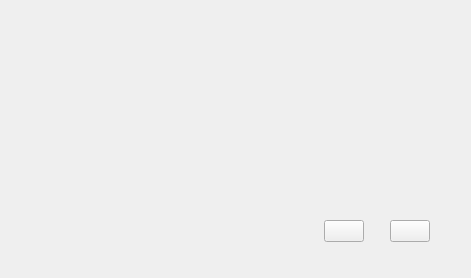
<?xml version="1.0" encoding="UTF-8"?>
<ui version="4.0">
 <class>welcome</class>
 <widget class="QWidget" name="welcome">
  <property name="enabled">
   <bool>true</bool>
  </property>
  <property name="geometry">
   <rect>
    <x>0</x>
    <y>0</y>
    <width>471</width>
    <height>278</height>
   </rect>
  </property>
  <property name="sizePolicy">
   <sizepolicy hsizetype="MinimumExpanding" vsizetype="MinimumExpanding">
    <horstretch>0</horstretch>
    <verstretch>0</verstretch>
   </sizepolicy>
  </property>
  <property name="maximumSize">
   <size>
    <width>16777215</width>
    <height>16777215</height>
   </size>
  </property>
  <property name="windowTitle">
   <string>贪吃蛇</string>
  </property>
  <property name="windowIcon">
   <iconset resource="source.qrc">
    <normaloff>:/newPrefix/img/icon.png</normaloff>:/newPrefix/img/icon.png</iconset>
  </property>
  <property name="layoutDirection">
   <enum>Qt::LeftToRight</enum>
  </property>
  <property name="autoFillBackground">
   <bool>false</bool>
  </property>
  <property name="styleSheet">
   <string notr="true">border-image: url(:/newPrefix/img/back.png);</string>
  </property>
  <property name="windowFilePath">
   <string/>
  </property>
  <layout class="QVBoxLayout" name="verticalLayout">
   <item>
    <spacer name="verticalSpacer">
     <property name="orientation">
      <enum>Qt::Vertical</enum>
     </property>
     <property name="sizeHint" stdset="0">
      <size>
       <width>20</width>
       <height>134</height>
      </size>
     </property>
    </spacer>
   </item>
   <item>
    <layout class="QHBoxLayout" name="horizontalLayout">
     <item>
      <spacer name="horizontalSpacer">
       <property name="orientation">
        <enum>Qt::Horizontal</enum>
       </property>
       <property name="sizeHint" stdset="0">
        <size>
         <width>40</width>
         <height>20</height>
        </size>
       </property>
      </spacer>
     </item>
     <item>
      <widget class="QPushButton" name="startButton">
       <property name="icon">
        <iconset resource="source.qrc">
         <normaloff>:/newPrefix/img/startbtn.png</normaloff>:/newPrefix/img/startbtn.png</iconset>
       </property>
       <property name="iconSize">
        <size>
         <width>65</width>
         <height>65</height>
        </size>
       </property>
      </widget>
     </item>
     <item>
      <spacer name="horizontalSpacer_3">
       <property name="orientation">
        <enum>Qt::Horizontal</enum>
       </property>
       <property name="sizeType">
        <enum>QSizePolicy::Minimum</enum>
       </property>
       <property name="sizeHint" stdset="0">
        <size>
         <width>20</width>
         <height>20</height>
        </size>
       </property>
      </spacer>
     </item>
     <item>
      <widget class="QPushButton" name="exitButton">
       <property name="icon">
        <iconset resource="source.qrc">
         <normaloff>:/newPrefix/img/exitbtn.png</normaloff>:/newPrefix/img/exitbtn.png</iconset>
       </property>
       <property name="iconSize">
        <size>
         <width>65</width>
         <height>65</height>
        </size>
       </property>
      </widget>
     </item>
     <item>
      <spacer name="horizontalSpacer_2">
       <property name="orientation">
        <enum>Qt::Horizontal</enum>
       </property>
       <property name="sizeType">
        <enum>QSizePolicy::Minimum</enum>
       </property>
       <property name="sizeHint" stdset="0">
        <size>
         <width>30</width>
         <height>20</height>
        </size>
       </property>
      </spacer>
     </item>
    </layout>
   </item>
   <item>
    <spacer name="verticalSpacer_2">
     <property name="orientation">
      <enum>Qt::Vertical</enum>
     </property>
     <property name="sizeType">
      <enum>QSizePolicy::Minimum</enum>
     </property>
     <property name="sizeHint" stdset="0">
      <size>
       <width>20</width>
       <height>25</height>
      </size>
     </property>
    </spacer>
   </item>
  </layout>
 </widget>
 <layoutdefault spacing="6" margin="11"/>
 <resources>
  <include location="source.qrc"/>
 </resources>
 <connections/>
</ui>
